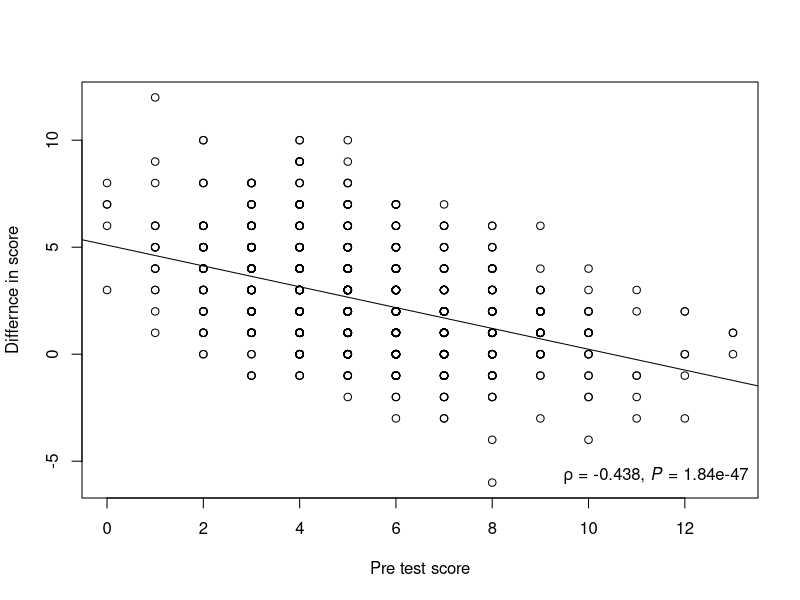

Generate this figure with R:
# difference in score correlation with pre test score to show ceiling effect

setwd("~/Documents/Spreadsheets and data/Thesis/Whole project data summaries/")
summarydata<-read.csv("Student_summarynonasT1.csv",header=TRUE, stringsAsFactors = FALSE)

summarydata$TotalpreA = as.numeric(summarydata$TotalpreA)
summarydata$DiffprepostA = as.numeric(summarydata$DiffprepostA)
set1<-(summarydata$TotalpreA)
set2<-(summarydata$DiffprepostA)
cor.test(set1,set2,method="spearman")
pdf("../Rgraphs/delta and prescore correlation (fig) .pdf")
plot(set1,set2,xlab="Pre test score", ylab="Differnce in score")
abline(lm(set2~set1))
cor <- cor.test(set1,set2,method="spearman")
rho1 <- paste(signif(cor$estimate, digits = 3))
Pval <- paste(signif(cor$p.value, digits =3))
txt <- bquote(paste(italic(rho), " = ", .(rho1), ", ", italic(P), " = ", .(Pval)))
mtext(txt,side=1,adj=0.98,line=-1.5)
dev.off()
cor$p.value


summary(set1)
summary(set2)
sd(set1,na.rm=TRUE)
sd(set2,na.rm=TRUE)

